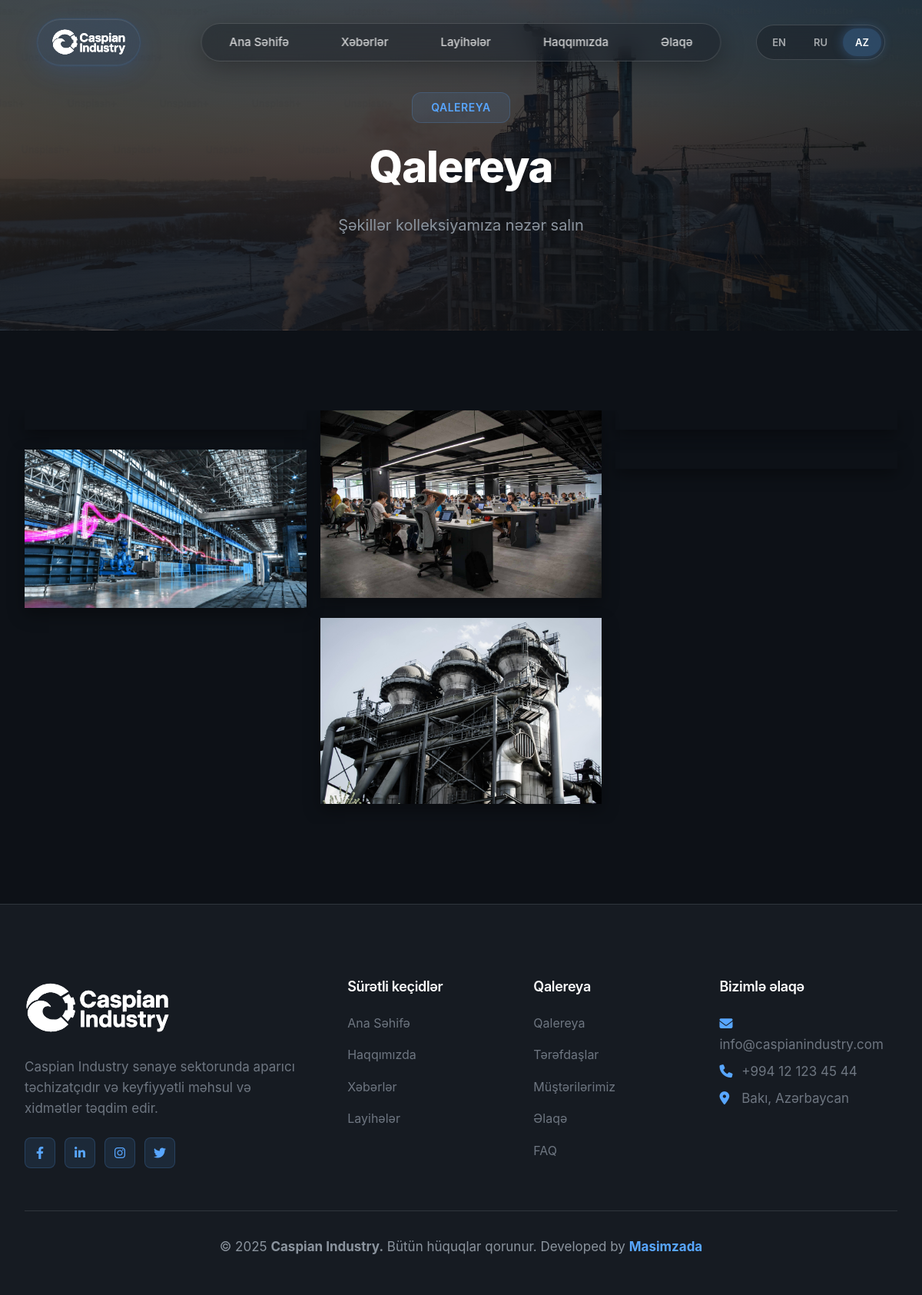
The page /pages/gallery.php on the database its author committed.
### tables this page shows
CREATE TABLE gallery (
                id INTEGER PRIMARY KEY AUTOINCREMENT,
                title_en TEXT,
                title_ru TEXT,
                title_az TEXT,
                image TEXT NOT NULL,
                description_en TEXT,
                description_ru TEXT,
                description_az TEXT,
                created_at DATETIME DEFAULT CURRENT_TIMESTAMP,
                sort_order INTEGER DEFAULT 0
            );

CREATE TABLE site_settings (
                id INTEGER PRIMARY KEY AUTOINCREMENT,
                setting_key TEXT UNIQUE NOT NULL,
                setting_value TEXT,
                updated_at DATETIME DEFAULT CURRENT_TIMESTAMP
            );

### includes/language.php (called while the page is built, shortened)
<?php
class Language {
    private static $currentLang = DEFAULT_LANG;
    private static $translations = [];
    private static function loadTranslations() {
        $file = __DIR__ . '/../languages/' . self::$currentLang . '.json';
        if (file_exists($file)) {
            $json = file_get_contents($file);
            self::$translations = json_decode($json, true);
        }
    }
    public static function get($key, $default = '') {
        return self::$translations[$key] ?? $default;
    }
    public static function getSuffix() {
        return '_' . self::$currentLang;
    }
}
function t($key, $default = '') {
    return Language::get($key, $default);
}

### pages/gallery.php (the view, shortened to what this page needs)
<?php require_once '../includes/header.php'; ?>
<section class="page-hero" style="padding-top: 120px; padding-bottom: var(--spacing-lg); background: linear-gradient(rgba(13, 17, 23, 0.7), rgba(13, 17, 23, 0.85)), url('<?php echo BASE_URL; ?>/assets/images/gallery-back.jpeg'); background-size: cover; background-position: center;">
    <div class="container">
        <div class="section-header">
            <span class="section-tag"><?php echo t('nav_gallery_tag','GALLERY'); ?></span>
            <h1 class="section-title"><?php echo t('gallery_title'); ?></h1>
            <p class="section-description"><?php echo t('gallery_description','Browse through our collection of images'); ?></p>
        </div>
    </div>
</section>
<section class="section">
    <div class="container">
        <div class="gallery-board">
        <div class="gallery-grid">
            <?php
            $db = Database::getInstance()->getConnection();
            $lang_suffix = Language::getSuffix();
            $stmt = $db->query("SELECT * FROM gallery ORDER BY sort_order ASC");
            $images = $stmt->fetchAll();
            if (count($images) > 0) {
                foreach ($images as $item) {
                    $title = $item['title' . $lang_suffix] ?: 'Gallery Image';
                    $image = BASE_URL . '/assets/uploads/' . $item['image'];
                    $classes = 'gallery-item';
                    ?>
                    <div class="<?php echo $classes; ?>">
                        <div class="gallery-media">
                            <img src="<?php echo $image; ?>" alt="<?php echo htmlspecialchars($title); ?>">
                        </div>
                    </div>
                    <?php
                }
            }
            ?>
        </div>
        </div>
    </div>
</section>
<?php require_once '../includes/footer.php'; ?>

### includes/footer.php (shortened to what this page needs)
    <footer class="footer">
        <div class="container">
            <div class="footer-content">
                <div class="footer-section">
                    <img src="<?php echo BASE_URL; ?>/assets/images/Font+Logo.svg" alt="<?php echo SITE_NAME; ?>" style="height: 78px; margin-bottom: 1rem;   filter: brightness(0) invert(1);">
                    <p><?php echo t('footer_about'); ?></p>
                    <div class="social-links">
                        <?php
                        $db = Database::getInstance()->getConnection();
                        $social_links = [
                            'facebook' => 'fab fa-facebook-f',
                            'linkedin' => 'fab fa-linkedin-in',
                            'instagram' => 'fab fa-instagram',
                            'twitter' => 'fab fa-twitter'
                        ];
                        foreach ($social_links as $platform => $icon) {
                            $stmt = $db->prepare("SELECT setting_value FROM site_settings WHERE setting_key = ?");
                            $stmt->execute([$platform . '_url']);
                            $url = $stmt->fetchColumn();
                            if ($url && $url != '#') {
                                echo "<a href='$url' target='_blank' rel='noopener'><i class='$icon'></i></a>";
                            }
                        }
                        ?>
                    </div>
                </div>
                <div class="footer-section">
                    <h4><?php echo t('footer_quick_links'); ?></h4>
                    <ul class="footer-links">
                        <li><a href="<?php echo BASE_URL; ?>/index.php"><?php echo t('nav_home'); ?></a></li>
                        <li><a href="<?php echo BASE_URL; ?>/pages/about.php"><?php echo t('nav_about'); ?></a></li>
                        <li><a href="<?php echo BASE_URL; ?>/pages/news.php"><?php echo t('nav_news'); ?></a></li>
                        <li><a href="<?php echo BASE_URL; ?>/pages/projects.php"><?php echo t('nav_projects'); ?></a></li>
                    </ul>
                </div>
                <div class="footer-section">
                    <h4><?php echo t('nav_gallery'); ?></h4>
                    <ul class="footer-links">
                        <li><a href="<?php echo BASE_URL; ?>/pages/gallery.php"><?php echo t('nav_gallery'); ?></a></li>
                        <li><a href="<?php echo BASE_URL; ?>/pages/partners.php"><?php echo t('nav_partners'); ?></a></li>
                        <li><a href="<?php echo BASE_URL; ?>/pages/clients.php"><?php echo t('nav_clients'); ?></a></li>
                        <li><a href="<?php echo BASE_URL; ?>/pages/contact.php"><?php echo t('nav_contact'); ?></a></li>
                        <li><a href="<?php echo BASE_URL; ?>/pages/faq.php"><?php echo t('nav_faq'); ?></a></li>
                    </ul>
                </div>
                <div class="footer-section">
                    <h4><?php echo t('footer_contact'); ?></h4>
                    <?php
                    $db = Database::getInstance()->getConnection();
                    $settings = ['contact_email', 'contact_phone', 'contact_address' . Language::getSuffix()];
                    foreach ($settings as $setting) {
                        $stmt = $db->prepare("SELECT setting_value FROM site_settings WHERE setting_key = ?");
                        $stmt->execute([$setting]);
                        $value = $stmt->fetchColumn();
                        if ($value) {
                            if (strpos($setting, 'email') !== false) {
                                echo "<p><i class='fas fa-envelope'></i> <a href='mailto:$value'>$value</a></p>";
                            } elseif (strpos($setting, 'phone') !== false) {
                                echo "<p><i class='fas fa-phone'></i> <a href='tel:$value'>$value</a></p>";
                            } else {
                                echo "<p><i class='fas fa-map-marker-alt'></i> $value</p>";
                            }
                        }
                    }
                    ?>
                </div>
            </div>
            <div class="footer-bottom">
                <p>&copy; <?php echo date('Y'); ?> <b><?php echo SITE_NAME; ?>.</b> <?php echo t('footer_rights'); ?>  Developed by <a href="https://nurkhanmasimzada.site" style="text-decoration: none; font-weight: bold;">Masimzada</a></p>
            </div>
        </div>
    </footer>
</body>
</html>

### pages/gallery.php (style rules this page uses)
.gallery-board { background: transparent; padding: 0; border-radius: 0; box-shadow: none; }
.gallery-grid { column-count: 3; column-gap: clamp(10px, 1.5vw, 18px); }
.gallery-item { position: relative; overflow: hidden; border-radius: 0; cursor: pointer; background: transparent; box-shadow: 0 8px 20px rgba(0,0,0,0.35); transition: transform .2s ease, box-shadow .3s ease; display: inline-block; width: 100%; margin: 0 0 clamp(10px, 1.5vw, 18px); break-inside: avoid; -webkit-column-break-inside: avoid; column-break-inside: avoid; }
.gallery-media { display: block; }
.gallery-media img { width: 100%; height: auto; display: block; transition: transform .35s ease; }

### rows shown on the page
gallery: image (picture)
gallery: image (picture)
gallery: image (picture)
site_settings: setting_value "info@caspianindustry.com"
site_settings: setting_value "+994 12 123 45 44"
site_settings: setting_value "Bakı, Azərbaycan"

### other values the page prints
t('nav_home','Home') "Ana Səhifə"
t('nav_news','News') "Xəbərlər"
t('nav_projects','Projects') "Layihələr"
t('nav_about','About') "Haqqımızda"
t('nav_contact','Contact') "Əlaqə"
t('nav_gallery_tag','GALLERY') "QALEREYA"
t('gallery_title') "Qalereya"
t('gallery_description','Browse through our collection of images') "Şəkillər kolleksiyamıza nəzər salın"
t('footer_about') "Caspian Industry sənaye sektorunda aparıcı təchizatçıdır və keyfiyyətli məhsul və xidmətlər təqdim edir."
t('footer_quick_links') "Sürətli keçidlər"
t('nav_home') "Ana Səhifə"
t('nav_about') "Haqqımızda"
t('nav_news') "Xəbərlər"
t('nav_projects') "Layihələr"
t('nav_gallery') "Qalereya"
